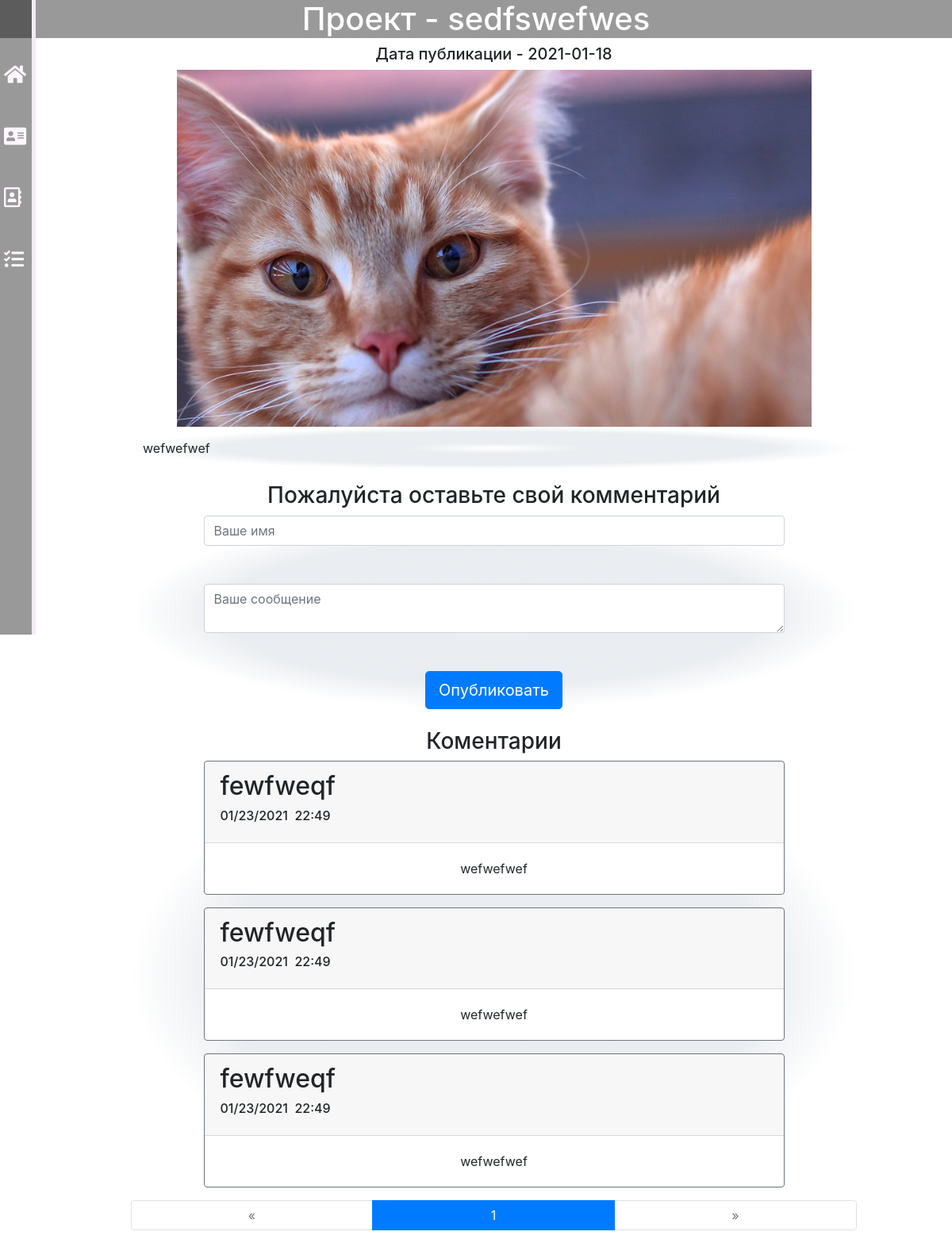
The app's page /project/21 with its own data.
### main/models.py (models this page shows)
class Project(models.Model):
    name = models.CharField(max_length=30)
    date = models.DateTimeField()
    image = models.ImageField(upload_to="main/media/", default="main/media/koshka-koteika-ryzhaia-mordochka-vzgliad.jpg")
    text = models.TextField()

class Comment(models.Model):
    project = models.ForeignKey(Project, on_delete=models.CASCADE)
    author = models.CharField(max_length=30)
    date = models.DateTimeField()
    comment = models.TextField()

### main/views.py (the view, shortened to what this page needs)
# urls.py: path('project/<int:number_of_project>', views.project),
def project(request, number_of_project):
    if Project.objects.get(id=number_of_project):
        dictinary = model_to_dict(Project.objects.get(id=number_of_project))
        list_comments = Paginator(list(Comment.objects.filter(project=number_of_project)), 3)
        page_number = request.GET.get('page')
        dictinary['comments'] = list_comments.get_page(page_number)
        dictinary['text'] = dictinary['text'].replace("\n", "<br>")
        return render(request, 'main/project.html', dictinary)
    else:
        return redirect('/')

### main/templates/main/project.html (shortened to what this page needs)
{% extends 'main/layout.html' %}
{% load static %}
{% block styles %}
<link rel="stylesheet" href="{% static 'main/project.css' %}">
{% endblock %}
{% block name %}<h1>Проект - {{name}}</h1>{% endblock %}
{% block content %}
<h5>Дата публикации - {{date|date:'Y-m-d'}}</h5>
<img id="project_img" src="{{image.url}}" alt="My image">
<p id="text">{{text | safe}}</p>
<h3>Пожалуйста оставьте свой комментарий</h3>
<form method="POST", action="{{id}}">
    <input type="text", name="author", placeholder="Ваше имя" class="form-control">
    <br><br>
    <textarea name="comment", placeholder="Ваше сообщение" class="form-control"></textarea>
    <br><br>
    <input type="submit", value="Опубликовать" class="btn btn-primary btn-lg">
</form>
<br/>
{% if comments %}
<h3>Коментарии</h3>
<div id="comments">
{% for comment in comments %}
    <div class="card border-secondary mb-3">
      <div class="card-header"><h2>{{comment.author}}
          <h6 class="card-title">{{comment.date |date:"SHORT_DATE_FORMAT"}}
                                 {{comment.date |time:"G:i "}}</h6></h2>
      </div>
      <div class="card-body">
        <p class="card-text">{{comment.comment | safe}}</p>
      </div>
    </div>
{% endfor %}
</div>
<ul class="pagination">
    {% if comments.has_previous %}
        <li class="page-item">
            <a href="?page=1" class="page-link">&laquo;&laquo;</a>
        </li>
        <li class="page-item">
            <a href="?page={{ comments.previous_page_number }}" class="page-link">&laquo;</a>
        </li>
    {% else %}
        <li class="page-item disabled">
            <a class="page-link" href="#">&laquo;</a>
        </li>
    {% endif %}
    <li class="page-item active">
        <a class="page-link" href="#">{{ comments.number }}</a>
    </li>
    {% if comments.has_next %}
        <li class="page-item">
            <a href="?page={{ comments.next_page_number }}" class="page-link">&raquo;</a>
        </li>
        <li class="page-item">
            <a href="?page={{ comments.paginator.num_pages }}" class="page-link">&raquo;&raquo;</a>
        </li>
    {% else %}
        <li class="page-item disabled">
            <a class="page-link" href="#">&raquo;</a>
        </li>
    {% endif %}
</ul>
{% endif %}
{% endblock %}

### main/static/main/layout.css (style rules this page uses)
html { scroll-behavior: smooth; }
body { background: #ffffff; }
h1 { background-color: rgb(0,0,0); background-color: rgba(0,0,0, 0.4); color: white; text-align:center; }
body img { max-width: 100vh; float: top; max-height: 100vh; }

### main/static/main/project.css (style rules this page uses)
#text { padding: 15px; text-align: left; }
#text, form, #comments { background:radial-gradient(ellipse closest-side,rgba(50,80,115, 0.0), rgba(50,80,115, 0.1), rgba(50,80,115, 0.1), rgba(50,80,115, 0.1), rgba(50,80,115, 0)); }
.card, .form-control { margin-left: auto; margin-right: auto; width:80%; }
h2, h6 { text-align: left; }
.page-item { width:100%; }

### records on screen
Project: name "sedfswefwes", date "2021-01-18", text "wefwefwef"
Comment: author "fewfweqf", date "01/23/2021", date "22:49", comment "wefwefwef"
Comment: author "fewfweqf", date "01/23/2021", date "22:49", comment "wefwefwef"
Comment: author "fewfweqf", date "01/23/2021", date "22:49", comment "wefwefwef"

### other values on screen
{{ comments.number }} "1"
